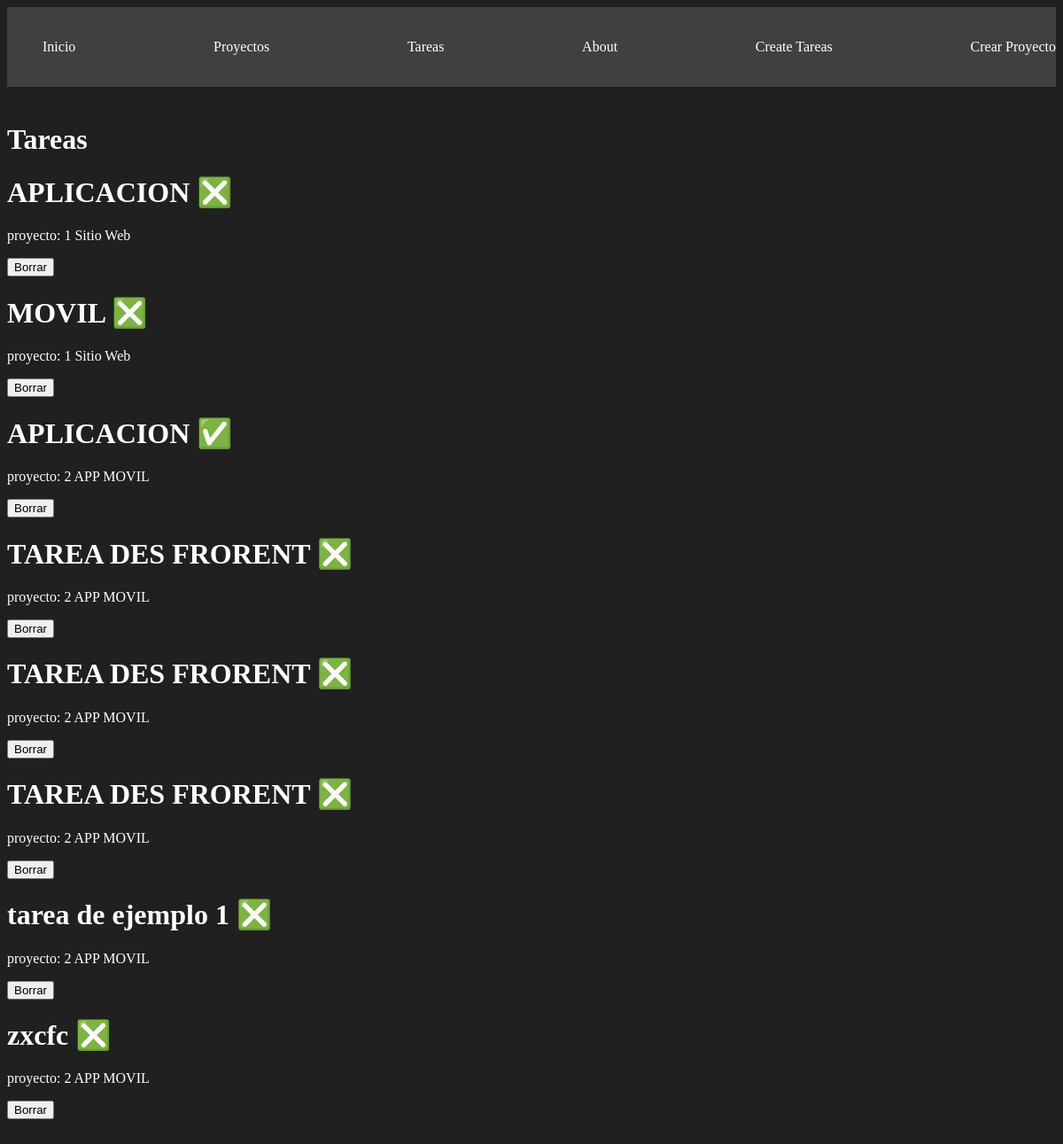
Page /tareas/ on the committed database.
### myapp/models.py (models this page shows, shortened)
class tareas(models.Model):
    titulo=models.CharField(max_length=200)
    descripcion=models.TextField()
    Project=models.ForeignKey(Project, on_delete=models.CASCADE)
    done=models.BooleanField(default=False)

class Project(models.Model):
    nombre=models.CharField(
        max_length=200
    )

### myapp/views.py (the view)
# urls.py: path('tareas/', views.tarea,name='tareas'),
def tarea(request):
    tarea = tareas.objects.all()
    return render(request, "tareas/tarea.html", {
        'tareas': tarea
    })

### myapp/templates/tareas/tarea.html
{% extends 'layouts/base.html' %}
{% block content %}
<h1>Tareas</h1>
{% for tarea in tareas %}
<div>
    <h1>{{tarea.titulo}} {% if tarea.done == False %} ❎ {% else %} ✅ {% endif %}</h1>
    <p>proyecto: {{tarea.Project.id}}  {{tarea.Project.nombre}}</p>
   <button>
        Borrar
    </button>
</div>
{% endfor %}
{% endblock %}

### myapp/templates/layouts/base.html (shortened to what this page needs)
{% load static %}
<!DOCTYPE html>
<html lang="en">
<head>
    <link rel="stylesheet" href="{% static 'styles/main.css' %}">
</head>
<body>
    <nav class="navbar contanier">
    <ul>
        <li>
            <a href="{% url 'index' %}">Inicio</a>
        </li>
        <li>
            <a href="{% url 'proyectos' %}">Proyectos</a>
        </li>
        <li>
            <a href="{% url 'tareas' %}">Tareas</a>
        </li>
        <li>
            <a href="{% url 'about' %}">About</a>
        </li>
        <li>
            <a href="{% url 'create_task' %}">Create Tareas</a>
        </li>
        <li>
            <a href="{% url 'create_projects' %}">Crear Proyecto</a>
        </li>
    </ul>
</nav>
<main class="contanier">
    {% block content %}
    {% endblock %}
</main>
</body>
</html>

### myapp/static/styles/main.css (style rules this page uses)
body { background: #202020; color:white; }
.navbar { background:#404040 ; padding: 5px 0px; }
.navbar ul { display:flex; justify-content: space-between; }
.navbar ul li { list-style: none; }
.navbar ul li a { color: white; text-decoration: none; }
.contanier { max-width: 1200px; padding: 20PX 0; margin: auto; }

### rows in the picture
tareas: titulo "APLICACION", Project.id "1", Project.nombre "Sitio Web"
tareas: titulo "MOVIL", Project.id "1", Project.nombre "Sitio Web"
tareas: titulo "APLICACION", Project.id "2", Project.nombre "APP MOVIL"
tareas: titulo "TAREA DES FRORENT", Project.id "2", Project.nombre "APP MOVIL"
tareas: titulo "TAREA DES FRORENT", Project.id "2", Project.nombre "APP MOVIL"
tareas: titulo "TAREA DES FRORENT", Project.id "2", Project.nombre "APP MOVIL"
tareas: titulo "tarea de ejemplo 1", Project.id "2", Project.nombre "APP MOVIL"
tareas: titulo "zxcfc", Project.id "2", Project.nombre "APP MOVIL"
